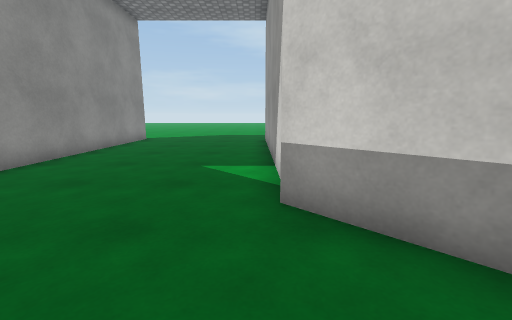
View 1 (above)

12 first-person views from a walk through a Unity game level. The camera is 1.3 m above the floor, tilts 10° down and sees 90° across. The floor is counted in squares, 1 m on a side. Each view is taken from the middle of a square. On the plan, view 1 faces up. The plan holds only what a view shows up to about 13 squares ahead; the rest is blank. The place goes on beyond the plan. The player character is not drawn. Surface patterns are stand-ins for the level's own textures.

View 2
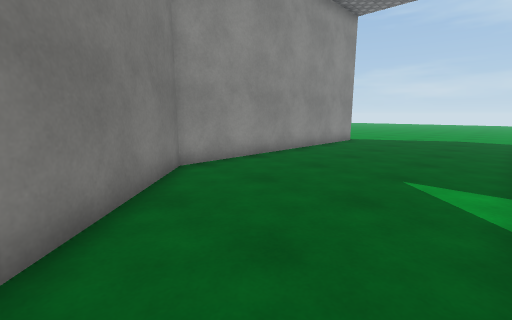

View 3
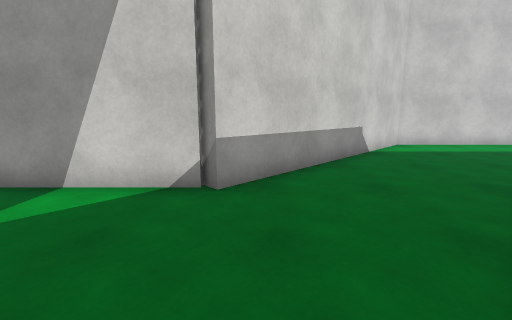

View 4
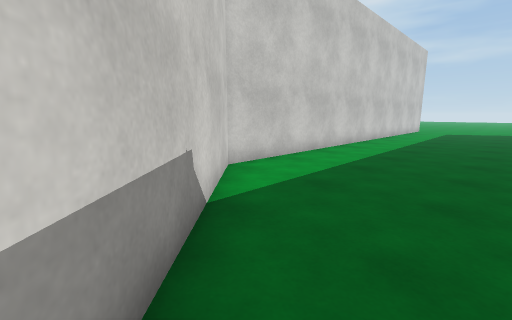

View 5
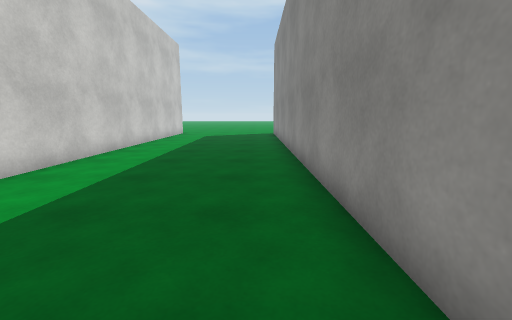

View 6
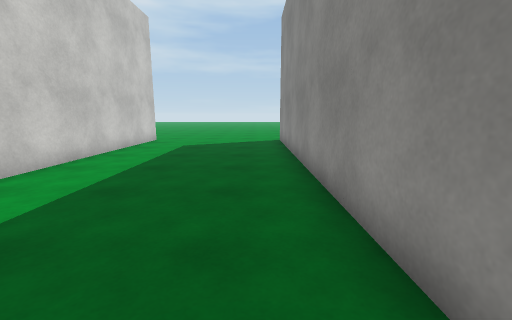

View 7
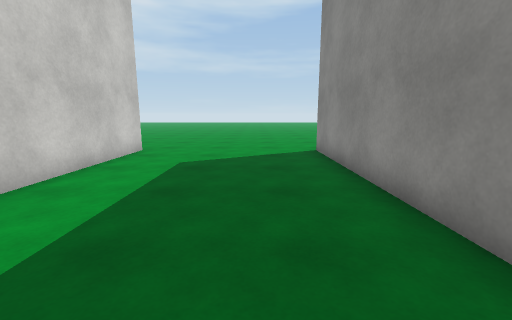

View 8
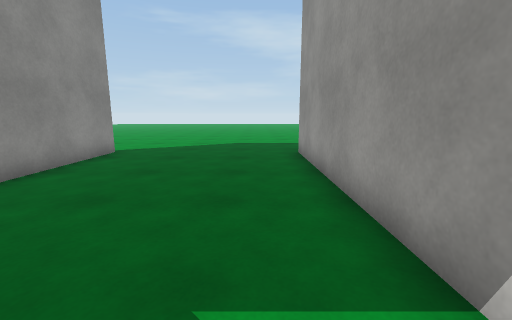

View 9
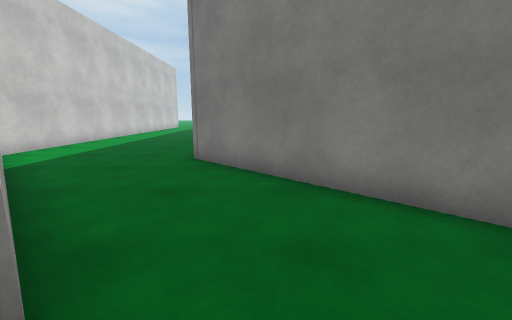

View 10
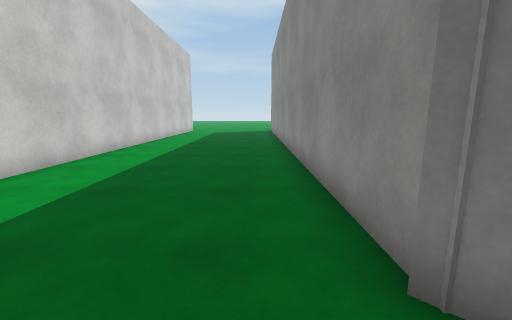

View 11
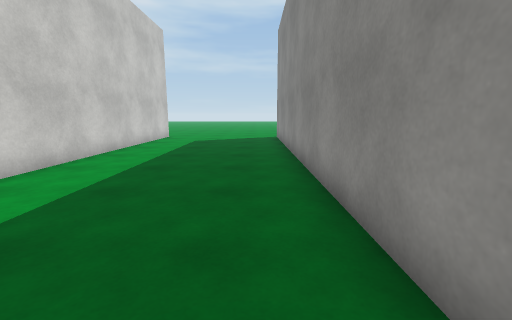

View 12
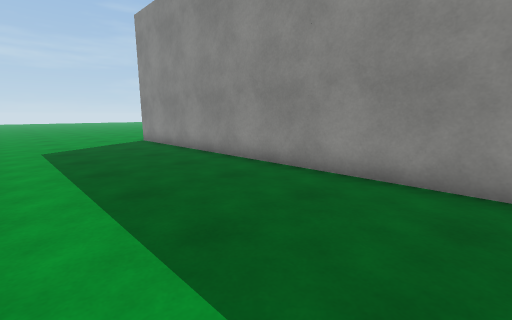

### Floor plan
Points are (right, up) in squares from view 1. A wall is a line through its corners. A room is listed if a view was taken in it or the views show most of it. See-through windows are left out.
Room 1 (views 1, 2, 3, 4, 5, 6, 7, 8, 9, 10, 11, 12)
walls: (0.7, -2.9) (0.7, -22.5); (0.5, 3.9) (0.5, 14); (-6, 14) (-6, 4.2) (0.9, -2.7); (7.2, -22.5) (7.2, -3.2) (0.4, 3.7) (0.7, 4)

Where each view was taken, in squares from view 1:
view 1: 0 up, 0 right, facing up
view 2: 1 up, 0 right, facing up-left
view 3: 3 up, 4 left, facing right
view 4: 1 up, 2 right, facing down-right
view 5: 4 down, 2 right, facing down
view 6: 9 down, 2 right, facing down
view 7: 13 down, 3 right, facing down
view 8: 5 up, 1 left, facing up
view 9: 5 up, 1 left, facing down
view 10: 1 down, 2 right, facing down
view 11: 7 down, 2 right, facing down
view 12: 9 down, 6 right, facing down-left
